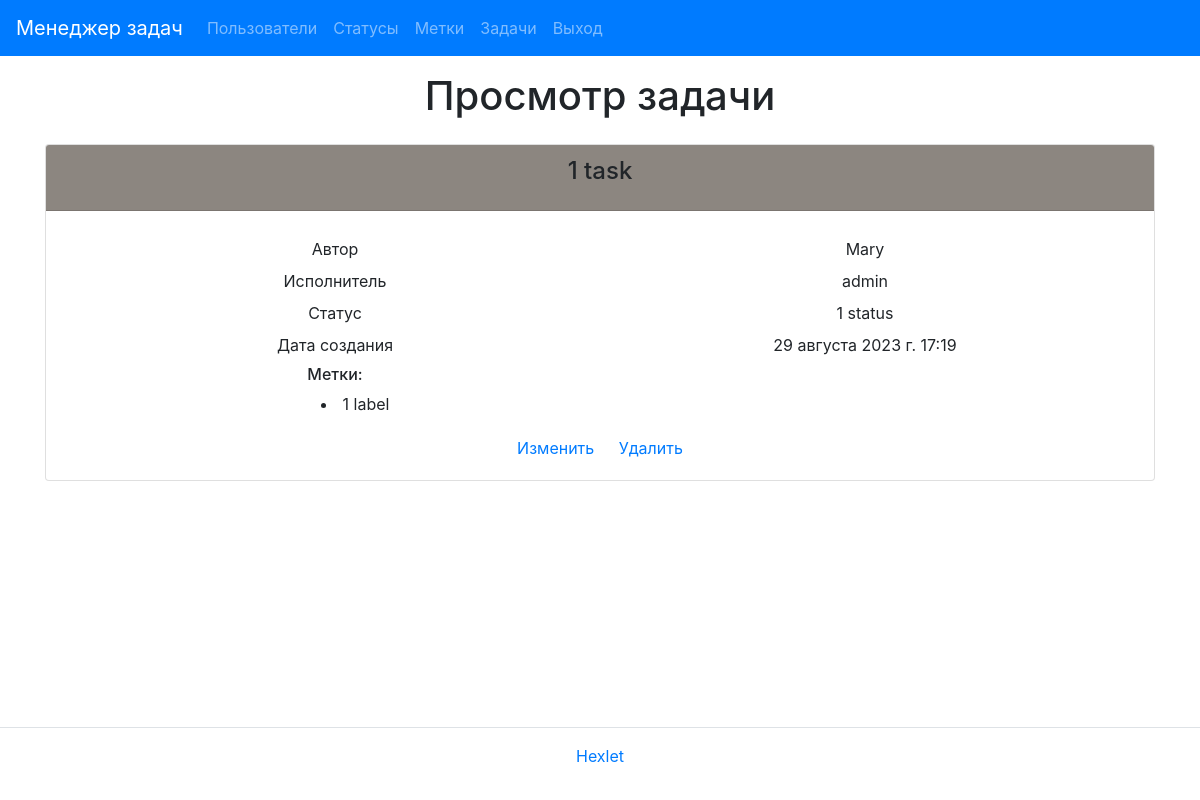
The page /ru/tasks/1/ (signed in) on the database as committed earlier.
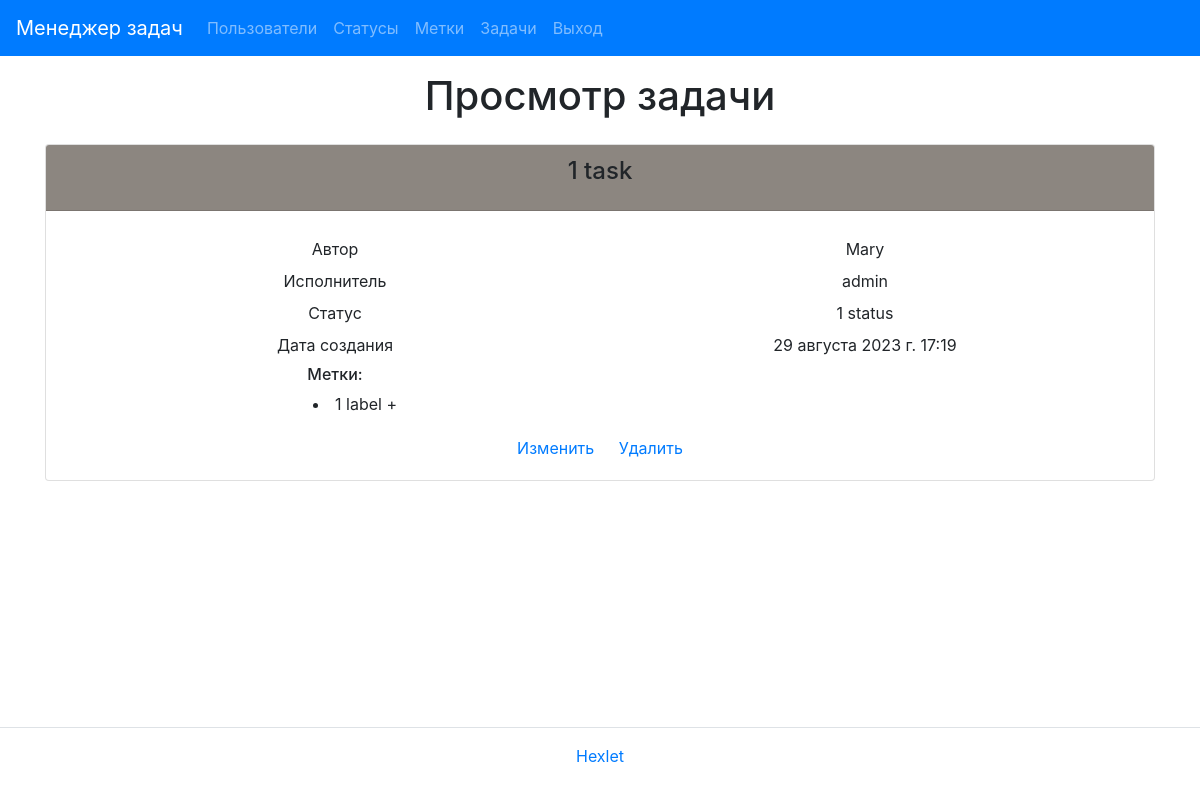
The same page on the database as committed later.
### task_manager/labels/models.py (models this page shows)
class Label(models.Model):
    name = models.CharField(max_length=30)
    created_at = models.DateTimeField(auto_now_add=True)
    def __str__(self):
        return self.name

### task_manager/tasks/views.py (the view)
# urls.py: path('<int:pk>/', SingleTaskView.as_view(), name='task_single'),
class SingleTaskView(UserLoginMixin, View):
    template_name = 'tasks/task_single.html'
    model = Task
    def get(self, request, *args, **kwargs):
        task_id = kwargs.get('pk')
        task = self.model.objects.get(pk=task_id)
        labels = task.labels.all()
        return render(
            request,
            self.template_name,
            context={'task': task, 'labels': labels}
        )

### task_manager/statuses/models.py (called while the page is built)
    def __str__(self):
        return self.name

### task_manager/templates/tasks/task_single.html (shortened to what this page needs)
{% extends "base.html" %}
{% load i18n %}
{% load crispy_forms_tags %}
{% block content %}
<div class="text-center">
    <div class="mb-4">
        <h1>{% trans 'Task view' %}</h1>
    </div>
    <div class="card text-center">
        <div class="card-header color-green">
            <h4 class="card-title ">{{ task.name }}</h4>
        </div>
        <div class="card-body">
            <div class="card-text">
                <div class="container">
                    <div class="row p-1">
                      <div class="col">{% trans 'Author' %}</div>
                      <div class="col">{{ task.creator }}</div>
                    </div>
                    <div class="row p-1">
                      <div class="col">{% trans 'Executor' %}</div>
                      <div class="col">{{ task.executor }}</div>
                    </div>
                    <div class="row p-1">
                      <div class="col">{% trans 'Status' %}</div>
                      <div class="col">{{ task.status }}</div>
                    </div>
                    <div class="row p-1">
                      <div class="col">{% trans 'Creation date' %}</div>
                      <div class="col">{{ task.created_at }}</div>
                    </div>
                    <div class="row p-1">
                        <div class="col">
                            <h6>Метки:</h6>
                            <ul class="ul-inside">
                                {% if labels %}
                                    {% for label in labels %}
                                        <li>{{ label }}</li>
                                    {% endfor %}
                                {% endif %}
                            </ul>
                        </div>
                        <div class="col"></div>
                    </div>
            <a href="{% url 'task_update' task.id %}" class="card-link">{% trans "Modify" %}</a>
            <a href="{% url 'task_delete' task.id %}" class="card-link">{% trans "Delete" %}</a>
                </div>
            </div>
        </div>
    </div>
</div>
{% endblock %}

Rows that differ between the two databases and show on the page:
changed Label: name "1 label" → "1 label +"
